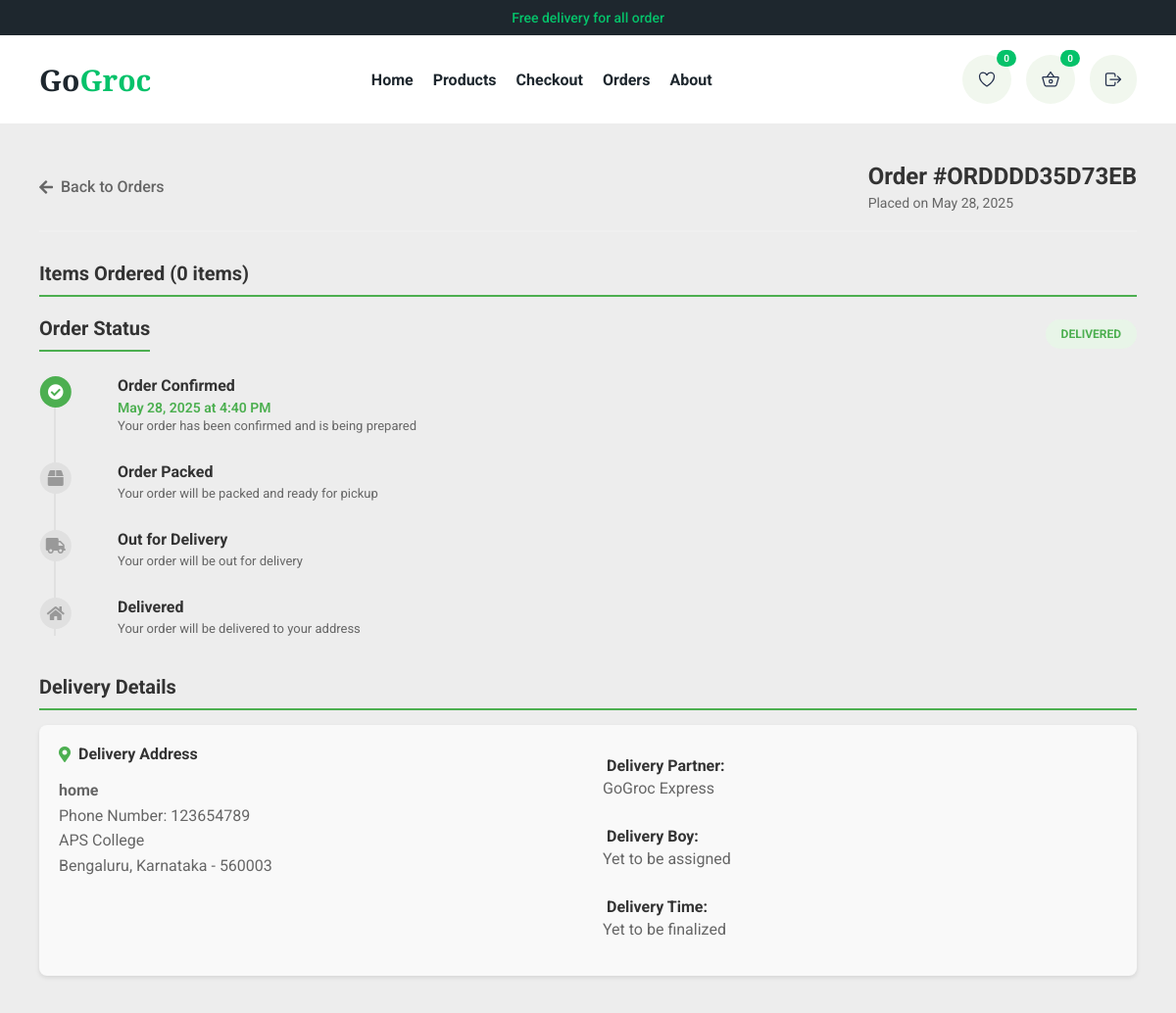
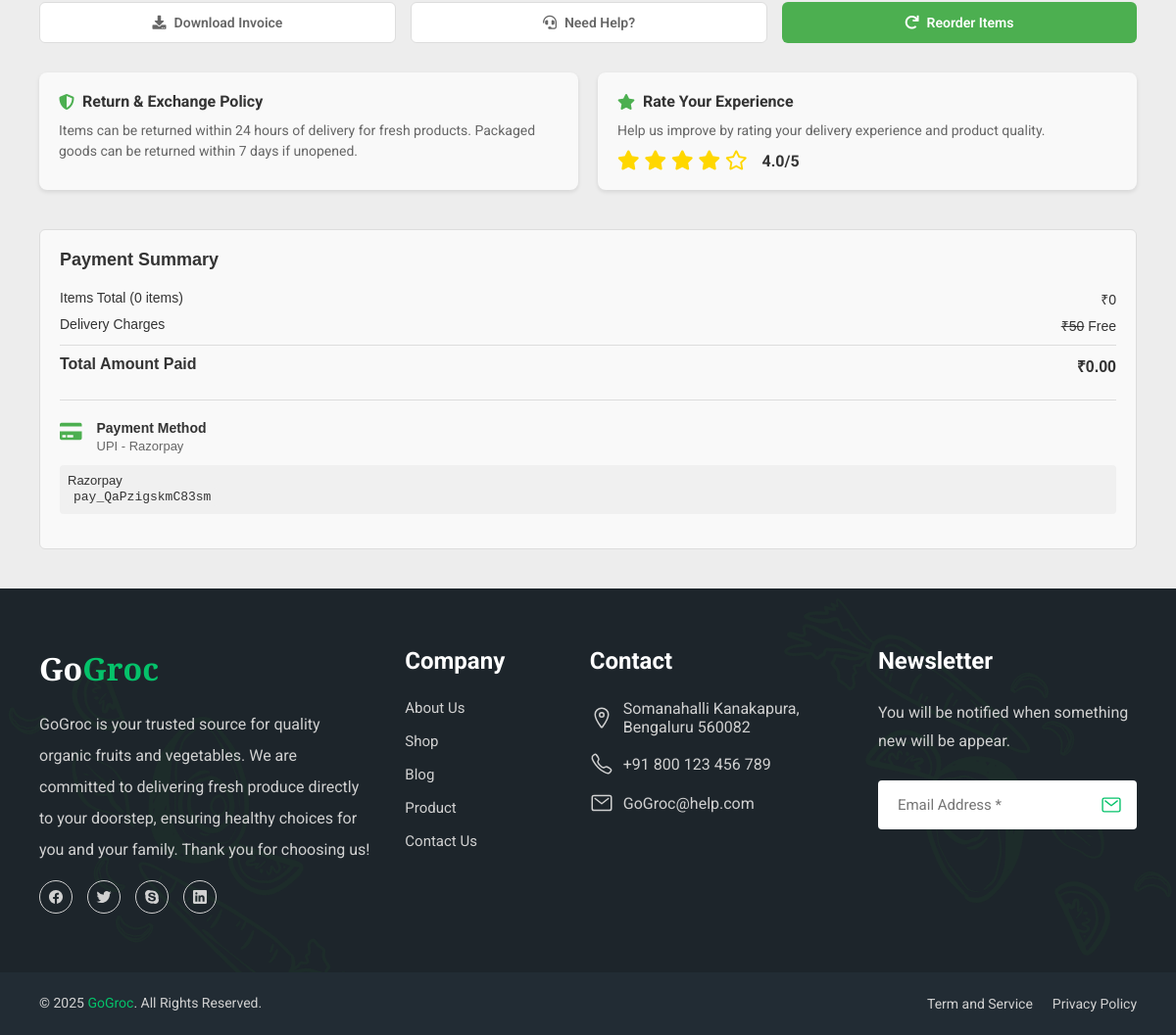
Screenshot of /store/orders/ORDDDD35D73EB/ (signed in) with the database file from the repository (2 pictures, top to bottom).
### apps/store/models.py (models this page shows, shortened)
class Order(BaseModel):
    ORDER_STATUS_CHOICES = [
        ('pending', 'Pending'),
        ('processing', 'Processing'),
        ('shipped', 'Shipped'),
        ('delivered', 'Delivered'),
        ('cancelled', 'Cancelled'),
    ]
    PAYMENT_STATUS_CHOICES = [
        ('pending', 'Pending'),
        ('paid', 'Paid'),
        ('failed', 'Failed'),
        ('refunded', 'Refunded'),
    ]
    PAYMENT_METHOD_CHOICES = [
        ('cod', 'Cash on Delivery'),
        ('razorpay', 'Razorpay'),
        ('upi', 'UPI'),
        ('card', 'Credit/Debit Card'),
    ]
    user = models.ForeignKey(User, on_delete=models.CASCADE, related_name="orders")
    address = models.ForeignKey(Address, on_delete=models.SET_NULL, null=True, blank=True)
    products = models.ManyToManyField(Product, through="OrderProduct")
    total = models.DecimalField(max_digits=10, decimal_places=2, default=0.00)
    status = models.CharField(max_length=20, choices=ORDER_STATUS_CHOICES, default='pending')
    payment_status = models.CharField(max_length=20, choices=PAYMENT_STATUS_CHOICES, default='pending')
    payment_method = models.CharField(max_length=20, choices=PAYMENT_METHOD_CHOICES, default='cod')
    transaction_id = models.CharField(max_length=255, blank=True, null=True)
    delivery_instructions = models.TextField(blank=True, null=True)
    is_completed = models.BooleanField(default=False)
    order_number = models.CharField(max_length=100, unique=True, blank=True)
    def calculate_total(self):
        return sum([op.total_price() for op in self.orderproduct_set.all()])

### apps/accounts/models.py (models this page shows, shortened)
class Address(BaseModel):
    user = models.ForeignKey(User, on_delete=models.CASCADE, related_name="addresses")
    first_name = models.CharField(max_length=100)
    last_name = models.CharField(max_length=100)
    mobile = models.CharField(max_length=20)
    address = models.TextField()
    city = models.CharField(max_length=100)
    state = models.CharField(max_length=100)
    country = models.CharField(max_length=100)
    zip_code = models.CharField(max_length=20)
    address_type = models.CharField(max_length=50, choices=[
        ('home', 'Home'),
        ('work', 'Work'),
        ('other', 'Other')
    ], default='home')

### apps/store/views.py (the view)
# urls.py: path('orders/<order_number>/', productOrder, name='productOrder'),
@login_required
def productOrder(request, order_number):
    order = get_object_or_404(Order, order_number=order_number, user=request.user)
    ordered_products = order.orderproduct_set.select_related('product')
    address = order.address
    print("Ordered Products:", ordered_products)
    total_items = sum(op.quantity for op in ordered_products)
    total_price = order.calculate_total()
    return render(request, 'store/order.html', {
        'order': order,
        'ordered_products': ordered_products,
        'address': address,
        'total_items': total_items,
        'total_price': total_price,
    })

### templates/store/order.html (shortened to what this page needs)
{% extends "base/base.html" %}
{% block head %}
<link rel="stylesheet" href="/media/css/order.css">
{% endblock head %}
{% block main %}
<link rel="stylesheet" href="https://cdnjs.cloudflare.com/ajax/libs/font-awesome/5.15.4/css/all.min.css">
<div class="order-page">
  <div class="order-container">
    <div class="order-header">
      <div class="back-nav">
        <i class="fas fa-arrow-left"></i>
        <a href="{% url 'orderPage' %}">Back to Orders</a>
      </div>
      <div class="order-id">
        <h1>Order #{{ order.order_number }}</h1>
        <span class="order-date">Placed on {{ order.created_at|date:"F d, Y" }}</span>
      </div>
    </div>
    <div class="main-content">
      <div class="left-section">
        <div class="items-section">
          <h2>Items Ordered ({{ ordered_products.count }} items)</h2>
          <div class="status-section">
            <div class="status-header">
              <h2>Order Status</h2>
              <span class="status-badge delivered">Delivered</span>
            </div>
            <div class="timeline">
              <div class="timeline-item completed">
                <div class="timeline-icon">
                  <i class="fas fa-check-circle"></i>
                </div>
                <div class="timeline-content">
                  <h4>Order Confirmed</h4>
                  <p>{{ order.created_at|date:"F j, Y \\a\\t g:i A" }}</p>
                  <span>Your order has been confirmed and is being prepared</span>
                </div>
              </div>
              <div class="timeline-item">
                <div class="timeline-icon">
                  <i class="fas fa-box"></i>
                </div>
                <div class="timeline-content">
                  <h4>Order Packed</h4>
                  <span>Your order will be packed and ready for pickup</span>
                </div>
              </div>
              <div class="timeline-item">
                <div class="timeline-icon">
                  <i class="fas fa-truck"></i>
                </div>
                <div class="timeline-content">
                  <h4>Out for Delivery</h4>
                  <span>Your order will be out for delivery</span>
                </div>
              </div>
              <div class="timeline-item">
                <div class="timeline-icon">
                  <i class="fas fa-home"></i>
                </div>
                <div class="timeline-content">
                  <h4>Delivered</h4>
                  <span>Your order will be delivered to your address</span>
                </div>
              </div>
            </div>
          </div>
          <div class="delivery-section">
            <h2>Delivery Details</h2>
            <div class="delivery-card">
              <div class="delivery-address">
                <h4><i class="fas fa-map-marker-alt"></i> Delivery Address</h4>
                <div class="address-details">
                  <strong>{{ address.address_type }}</strong><br>
                  Phone Number: {{ address.mobile }}<br>
                  {{ address.address }}<br>
                  {{ address.city }}, {{ address.state }} - {{ address.zip_code }}
                </div>
              </div>
              <div class="delivery-info">
                <div class="info-item">
                  <strong>Delivery Partner:</strong>
                  <span>GoGroc Express</span>
                </div>
                <div class="info-item">
                  <strong>Delivery Boy:</strong>
                  <span>Yet to be assigned</span>
                </div>
                <div class="info-item">
                  <strong>Delivery Time:</strong>
                  <span>Yet to be finalized</span>
                </div>
              </div>
            </div>
          </div>
          <div class="action-section">
            <button class="btn secondary">
              <i class="fas fa-download"></i>
              Download Invoice
            </button>
            <button class="btn secondary">
              <i class="fas fa-headset"></i>
              Need Help?
            </button>
            <button class="btn primary">
              <i class="fas fa-redo"></i>
              Reorder Items
            </button>
          </div>
          <div class="info-section">
            <div class="info-card">
              <h4><i class="fas fa-shield-alt"></i> Return & Exchange Policy</h4>
              <p>Items can be returned within 24 hours of delivery for fresh products. Packaged goods can be returned
                within 7 days if unopened.</p>
            </div>
            <div class="info-card">
              <h4><i class="fas fa-star"></i> Rate Your Experience</h4>
              <p>Help us improve by rating your delivery experience and product quality.</p>
              <div class="rating" id="star-rating">
                <i class="fa-star far" data-rating="1"></i>
                <i class="fa-star far" data-rating="2"></i>
                <i class="fa-star far" data-rating="3"></i>
                <i class="fa-star far" data-rating="4"></i>
                <i class="fa-star far" data-rating="5"></i>
                <span id="rating-value">4.0/5</span>
              </div>
            </div>
          </div>
        </div>
        <div class="right-section">
          <div class="payment-section">
            <h3>Payment Summary</h3>
            <div class="payment-summary">
              <div class="summary-row">
                <span>Items Total ({{ total_items }} items)</span>
                <span>₹{{ total_price }}</span>
              </div>
              <div class="summary-row">
                <span>Delivery Charges</span>
                <span><del>₹50</del> Free</span>
              </div>
              <div class="summary-row total">
                <span>Total Amount Paid</span>
                <span>₹{{ order.total }}</span>
              </div>
            </div>
            <div class="payment-method">
              <div class="method-info">
                <i class="fas fa-credit-card"></i>
                <div>
                  <strong>Payment Method</strong>
                  <p>UPI - Razorpay</p>
                </div>
              </div>
              <div class="transaction-id">
                <p>{{ order.get_payment_method_display }}</p>
                <p class="upi-id">{{ order.transaction_id }}</p>
              </div>
            </div>
          </div>
        </div>
      </div>
    </div>
  </div>
</div>
{% endblock main %}

### templates/base/base.html (shortened to what this page needs)
<!DOCTYPE html>
<html lang="en">
<head>
  <link rel="stylesheet" href="/media/css/base.css">
  {% block head %}
  {% endblock head %}
</head>
<body id="top">
  <header class="header" data-header>
    <div class="top-bar">
      <div class="container">
        <p>Free delivery for all order</p>
      </div>
    </div>
    <div class="nav-wrapper">
      <div class="container">
        <h1 class="h1">
          <a href="{% url 'index' %}" class="logo">Go<span class="span">Groc</span></a>
        </h1>
        <nav class="navbar" data-navbar>
          <ul class="navbar-list">
            <li>
              <a href="{% url 'index' %}" class="navbar-link">Home</a>
            </li>
            <li>
              <a href="{% url 'products' %}" class="navbar-link">Products</a>
            </li>
            <li>
              <a href="{% url 'cartPage' %}" class="navbar-link">Checkout</a>
            </li>
            <li>
              <a href="{% url 'orderPage' %}" class="navbar-link">Orders</a>
            </li>
            <li>
              <a href="{% url 'about' %}" class="navbar-link">About</a>
            </li>
          </ul>
        </nav>
        <div class="header-action">
          <div class="search-wrapper" data-search-wrapper>
            <button class="" aria-label="Toggle search" data-search-btn>
              <ion-icon name="" class="search-icon"></ion-icon>
            </button>
          </div>
          {% if request.user.is_authenticated %}
          <button class="header-action-btn" aria-label="Open whishlist" data-panel-btn="whishlist">
            <ion-icon name="heart-outline"></ion-icon>
            <data class="btn-badge">{{ request.user.wishlist.count }}</data>
          </button>
          <button class="header-action-btn" aria-label="Open shopping cart" data-panel-btn="cart">
            <ion-icon name="basket-outline"></ion-icon>
            <span class="btn-badge">{{ cart_item_count }}</span>
          </button>
          {% endif %}
          {% if request.user.is_authenticated %}
          <a href="{% url 'logout' %}" class="action-btn-login" aria-label="Logout">
            <ion-icon name="log-out-outline"></ion-icon>
          </a>
          {% endif %}
        </div>
      </div>
    </div>
  </header>
  {% block main %}
  {% endblock main %}
  <footer class="footer">
    <div class="footer-top">
      <div class="container">
        <div class="footer-brand">
          <a href="{% url 'index' %}" class="logo">Go<span class="span">Groc</span></a>
          <p class="footer-text">
            GoGroc is your trusted source for quality organic fruits and vegetables. We are committed to delivering
            fresh produce directly to your doorstep, ensuring healthy choices for you and your family. Thank you for
            choosing us!
          </p>
          <ul class="social-list">
            <li>
              <a href="#" class="social-link">
                <ion-icon name="logo-facebook"></ion-icon>
              </a>
            </li>
            <li>
              <a href="#" class="social-link">
                <ion-icon name="logo-twitter"></ion-icon>
              </a>
            </li>
            <li>
              <a href="#" class="social-link">
                <ion-icon name="logo-skype"></ion-icon>
              </a>
            </li>
            <li>
              <a href="#" class="social-link">
                <ion-icon name="logo-linkedin"></ion-icon>
              </a>
            </li>
          </ul>
        </div>
        <ul class="footer-list">
          <li>
            <p class="footer-list-title">Company</p>
          </li>
          <li>
            <a href="./about.html" class="footer-link">About Us</a>
          </li>
          <li>
            <a href="./shop.html" class="footer-link">Shop</a>
          </li>
          <li>
            <a href="./blog.html" class="footer-link">Blog</a>
          </li>
          <li>
            <a href="./shop.html" class="footer-link">Product</a>
          </li>
          <li>
            <a href="./contact.html" class="footer-link">Contact Us</a>
          </li>
        </ul>
        <ul class="footer-list">
          <li>
            <p class="footer-list-title">Contact</p>
          </li>
          <li class="footer-item">
            <div class="contact-icon">
              <ion-icon name="location-outline"></ion-icon>
            </div>
            <address class="contact-link">
              Somanahalli Kanakapura, Bengaluru 560082
            </address>
          </li>
          <li class="footer-item">
            <div class="contact-icon">
              <ion-icon name="call-outline"></ion-icon>
            </div>
            <a href="tel:+91800123456789" class="contact-link">+91 800 123 456 789</a>
          </li>
          <li class="footer-item">
            <div class="contact-icon">
              <ion-icon name="mail-outline"></ion-icon>
            </div>
            <a href="mailto:gogroc351@gmail.com" class="contact-link">GoGroc@help.com</a>
          </li>
        </ul>
        <div class="footer-list">
          <p class="footer-list-title">Newsletter</p>
          <p class="newsletter-text">
            You will be notified when something new will be appear.
          </p>
          <form action="" class="footer-form">
            <input type="email" name="email" placeholder="Email Address *" required class="footer-input">
            <button type="submit" class="footer-form-btn" aria-label="Submit">
              <ion-icon name="mail-outline"></ion-icon>
            </button>
          </form>
        </div>
      </div>
    </div>
    <div class="footer-bottom">
      <div class="container">
        <p class="copyright">
          &copy; 2025 <a href="#" class="copyright-link">GoGroc</a>. All Rights Reserved.
        </p>
        <ul class="footer-bottom-list">
          <li>
            <a href="#" class="footer-bottom-link">Term and Service</a>
          </li>
          <li>
            <a href="#" class="footer-bottom-link">Privacy Policy</a>
          </li>
        </ul>
      </div>
    </div>
  </footer>
</body>
</html>

### rows the page displays
Order: order_number "ORDDDD35D73EB", created_at "May 28, 2025", created_at "May 28, 2025 at 4:40 PM", total "0.00", payment_method "Razorpay", transaction_id "pay_QaPzigskmC83sm"
Address: address_type "home", mobile "123654789", address "APS College", city "Bengaluru", state "Karnataka", zip_code "560003"

### other values shown
{{ request.user.wishlist.count }} "0"
{{ cart_item_count }} "0"
{{ ordered_products.count }} "0"
{{ total_items }} "0"
{{ total_price }} "0"
